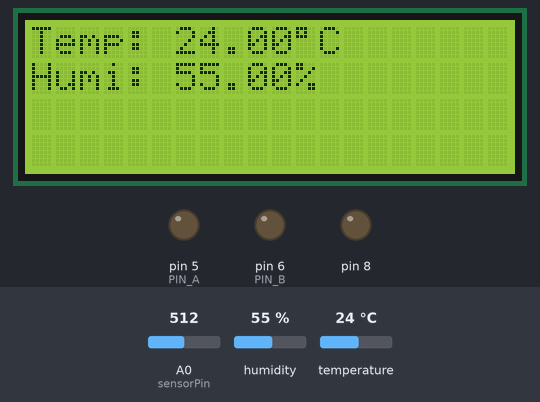
Recording of a sketch running on a simulated Arduino Uno, built with avr-gcc and run on an emulated ATmega328P. Shown: 20×4 character LCD, output pins drawn as LEDs (lit = HIGH). The test bench sets the inputs (shaded band); at power-on: humidity 55 %, A0 (sensorPin) = 512, temperature 24 °C. What the sketch prints to the serial monitor is not drawn.

Above: at 2.7 s.
2.8 s: humidity set to 51 %
At 6.9 s:
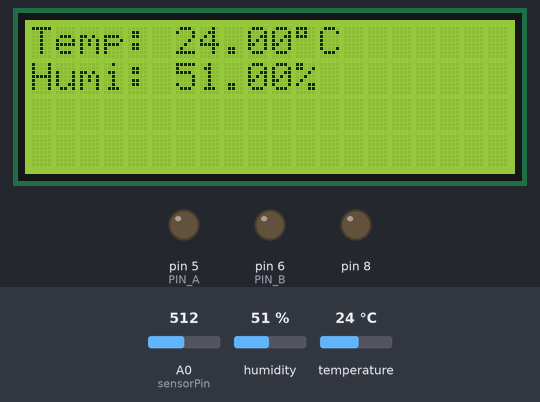
12.8 s: humidity set to 48 %
At 16.8 s:
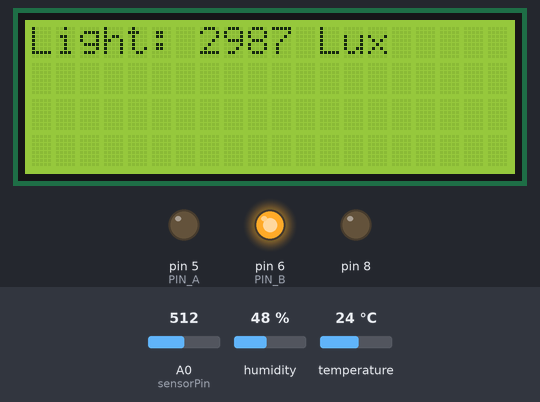
22.8 s: A0 (sensorPin) set to 58
At 28.8 s:
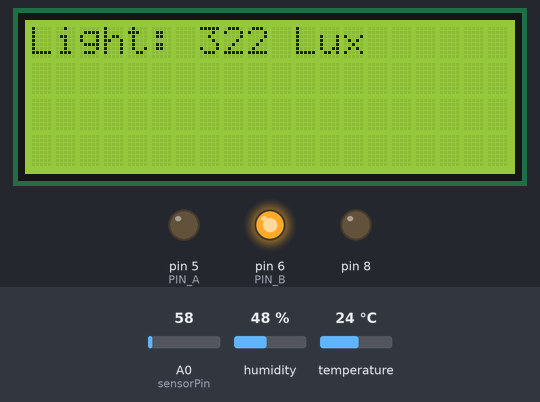
32.1 s: A0 (sensorPin) set to 51
At 37.6 s:
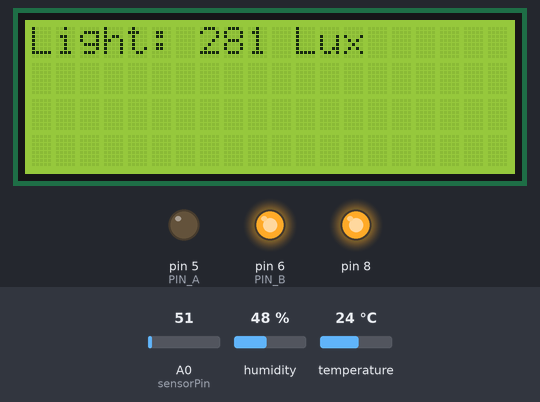
42.1 s: humidity set to 68 %
At 43.1 s:
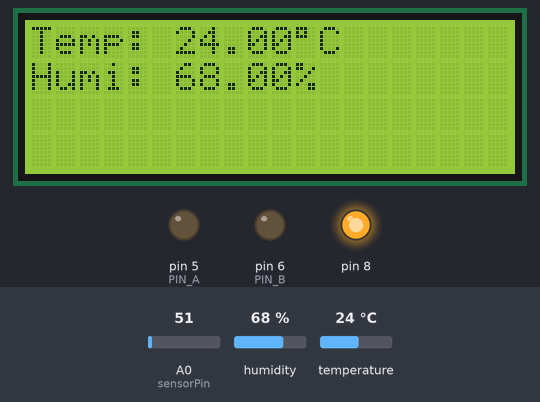
52.1 s: temperature set to 12 °C
At 56.3 s:
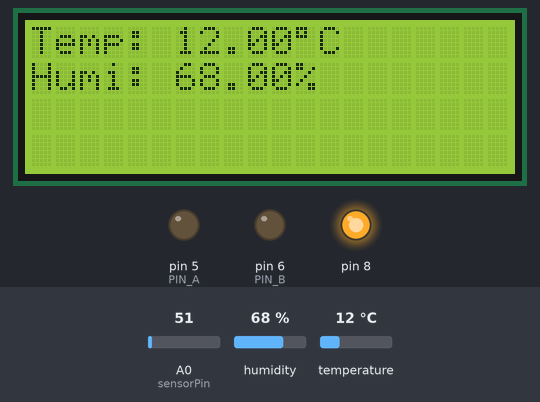
Timing chart, 0 to 57.8 s (numbered marks = the images above; inputs shaded):
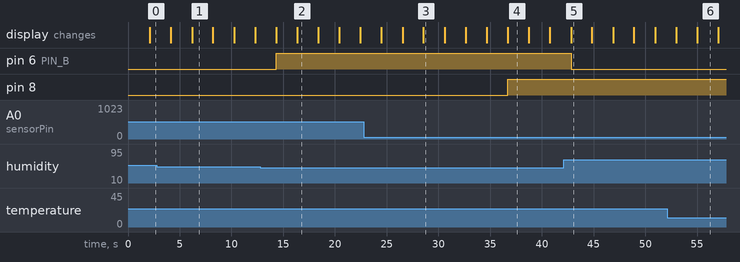

The sketch:

Plant-N-Go_Arduino_Code.ino
```cpp
#include <LiquidCrystal_I2C.h>
#include "DHT.h"
#define DHTPIN 2
#define DHTTYPE DHT11
#define DELAY 500 // Delay between two measurements in ms
#define VIN 5 // V power voltage
#define R 10000 //ohm resistance value
#define PIN_A   5
#define PIN_B   6

// Parameters
const int sensorPin = A0; // Pin connected to sensor

//Variables
int sensorVal; // Analog value from the sensor
int lux; //Lux value

LiquidCrystal_I2C lcd(0x27, 20, 4);  // I2C address 0x3F, 16 column and 2 rows
DHT dht(DHTPIN, DHTTYPE);

void setup()
{
  Serial.begin(9600);
  dht.begin();     // initialize the sensor
  lcd.init();      // initialize the lcd
  lcd.backlight(); // open the backlight
  pinMode(PIN_A, OUTPUT);
  pinMode(PIN_B, OUTPUT);
  pinMode(8, OUTPUT);
}

void loop()
{

  sensorVal = analogRead(sensorPin);
  lux= (sensorVal*5.86977)-17.8642;
  Serial.print('l');
  Serial.println(lux);

  delay(2000); // wait a few seconds between measurements

  float humi  = dht.readHumidity();    // read humidity
  float tempC = dht.readTemperature(); // read temperature

  lcd.clear();
  // check if any reads failed
  if (isnan(humi) || isnan(tempC)) {
    lcd.setCursor(0, 0);
    lcd.print("Failed");
  } else {
    lcd.setCursor(0, 0);  // start to print at the first row
    lcd.print("Temp: ");
    lcd.print(tempC);     // print the temperature
    lcd.print((char)223); // print ° character
    lcd.print("C");
    Serial.print('C');
    Serial.println(tempC);

    lcd.setCursor(0, 1);  // start to print at the second row
    lcd.print("Humi: ");
    lcd.print(humi);      // print the humidity
    lcd.print("%");
    Serial.print('H');
    Serial.println(humi);

    if (humi < 50.0) {
      digitalWrite(PIN_A,LOW);
      digitalWrite(PIN_B,HIGH);
    } else {
      digitalWrite(PIN_A,LOW);
      digitalWrite(PIN_B,LOW);
    }

  }

  delay(2000);
  lcd.clear();
  lcd.setCursor(0, 0);  // start to print at the first row
  lcd.print("Light: ");
  lcd.print(lux);     // print the temperature
  lcd.print(" Lux");
  if (lux < 300){
    digitalWrite(8, HIGH);
  }
  else {
  digitalWrite(8, LOW);
  }
}
int sensorRawToPhys(int raw){
  // Conversion rule
  float Vout = float(raw) * (VIN / float(1023));// Conversion analog to voltage
  float RLDR = (R * (VIN - Vout))/Vout; // Conversion voltage to resistance
  int phys=500/(RLDR/1000); // Conversion resitance to lumen
}
```

Measured:
- the behaviour switches between 50 and 49 % on humidity (found by bisection; images 1 and 2)
- the behaviour switches between 55 and 54 on A0 (sensorPin) (found by bisection; images 3 and 4)
- after the input at 2.8 s, the display: first differs from a run without the input after 3.4 s (image 1)
- after the input at 12.8 s, pin 6 (PIN_B): LOW → HIGH after 1.5 s; the display: first changes after 1.5 s (image 2 shows a later state)
- after the input at 22.8 s, the display: first differs from a run without the input after 5.8 s (image 3)
- after the input at 32.1 s, pin 8: LOW → HIGH after 4.6 s; the display: first differs from a run without the input after 4.6 s (image 4)
- after the input at 42.1 s, pin 6 (PIN_B): HIGH → LOW after 0.72 s; the display: changes after 0.72 s (image 5)
- after the input at 52.1 s, the display: first differs from a run without the input after 2.9 s (image 6)
